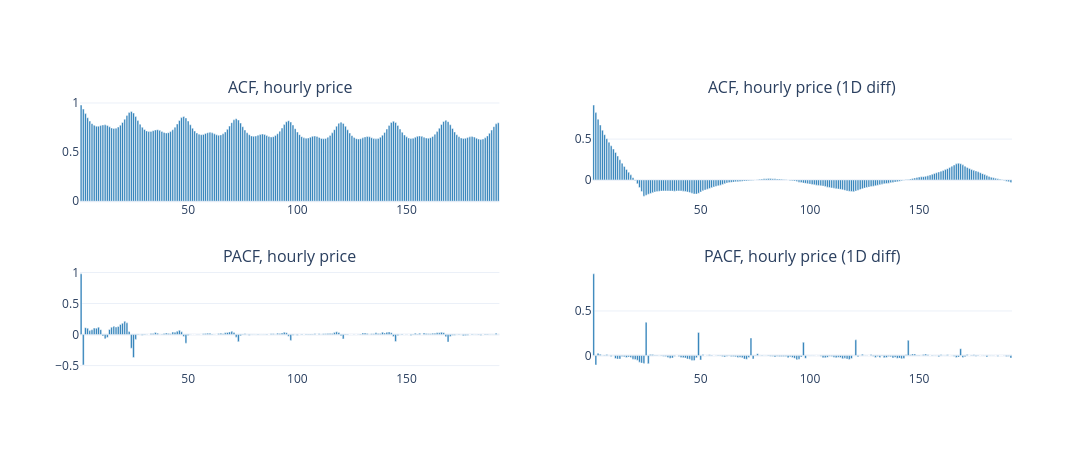

The code cell stored with this chart in its notebook:
### Markdown cell above
Autocorrelation

### Code cell
# Let's expand to more lags
plots = []

# ACF
ACF_LAGS = 24 * 8

plots.append(
    acf_chart(
        acf_frame(hourly[PRICE_ES], ACF_LAGS),
        size="small",
        title="ACF, hourly price"
    )
)
plots.append(
    acf_chart(
        acf_frame(hourly[PRICE_ES_DIFF_1D], ACF_LAGS),
        size="small",
        title="ACF, hourly price (1D diff)"
    )
)

# PACF
# More specific information about the lags, but more sensitive to noise.

plots.append(acf_chart(
        acf_frame(hourly[PRICE_ES], ACF_LAGS, partial=True),
        size="small",
        title="PACF, hourly price"
    )
)
plots.append(acf_chart(
        acf_frame(hourly[PRICE_ES_DIFF_1D], ACF_LAGS, partial=True),
        size="small",
        title="PACF, hourly price (1D diff)"
    )
)

plot_grid(
    plots,
    rows=2,
    cols=2,
    width=1400,
    height=450,
)

### Figure 1 — Plotly figure (JSON) as saved in the notebook; plotly's stock layout.template omitted (floating-point values rounded to 4 significant figures; data arrays with more than 128 entries replaced by an {"elided": "..."} marker saying what was removed)
{"data": [{"marker": {"color": "#1f77b4"}, "type": "bar", "x": {"elided": "192 int values"}, "xaxis": "x", "y": {"elided": "192 float values"}, "yaxis": "y"}, {"marker": {"color": "#1f77b4"}, "type": "bar", "x": {"elided": "192 int values"}, "xaxis": "x2", "y": {"elided": "192 float values"}, "yaxis": "y2"}, {"marker": {"color": "#1f77b4"}, "type": "bar", "x": {"elided": "192 int values"}, "xaxis": "x3", "y": {"elided": "192 float values"}, "yaxis": "y3"}, {"marker": {"color": "#1f77b4"}, "type": "bar", "x": {"elided": "192 int values"}, "xaxis": "x4", "y": {"elided": "192 float values"}, "yaxis": "y4"}], "layout": {"annotations": [{"font": {"size": 16}, "showarrow": false, "text": "ACF, hourly price", "x": 0.225, "xanchor": "center", "xref": "paper", "y": 1, "yanchor": "bottom", "yref": "paper"}, {"font": {"size": 16}, "showarrow": false, "text": "ACF, hourly price (1D diff)", "x": 0.775, "xanchor": "center", "xref": "paper", "y": 1, "yanchor": "bottom", "yref": "paper"}, {"font": {"size": 16}, "showarrow": false, "text": "PACF, hourly price", "x": 0.225, "xanchor": "center", "xref": "paper", "y": 0.375, "yanchor": "bottom", "yref": "paper"}, {"font": {"size": 16}, "showarrow": false, "text": "PACF, hourly price (1D diff)", "x": 0.775, "xanchor": "center", "xref": "paper", "y": 0.375, "yanchor": "bottom", "yref": "paper"}], "height": 450, "showlegend": false, "width": 1400, "xaxis": {"anchor": "y", "domain": [0, 0.45]}, "xaxis2": {"anchor": "y2", "domain": [0.55, 1]}, "xaxis3": {"anchor": "y3", "domain": [0, 0.45]}, "xaxis4": {"anchor": "y4", "domain": [0.55, 1]}, "yaxis": {"anchor": "x", "domain": [0.625, 1]}, "yaxis2": {"anchor": "x2", "domain": [0.625, 1]}, "yaxis3": {"anchor": "x3", "domain": [0, 0.375]}, "yaxis4": {"anchor": "x4", "domain": [0, 0.375]}}}
